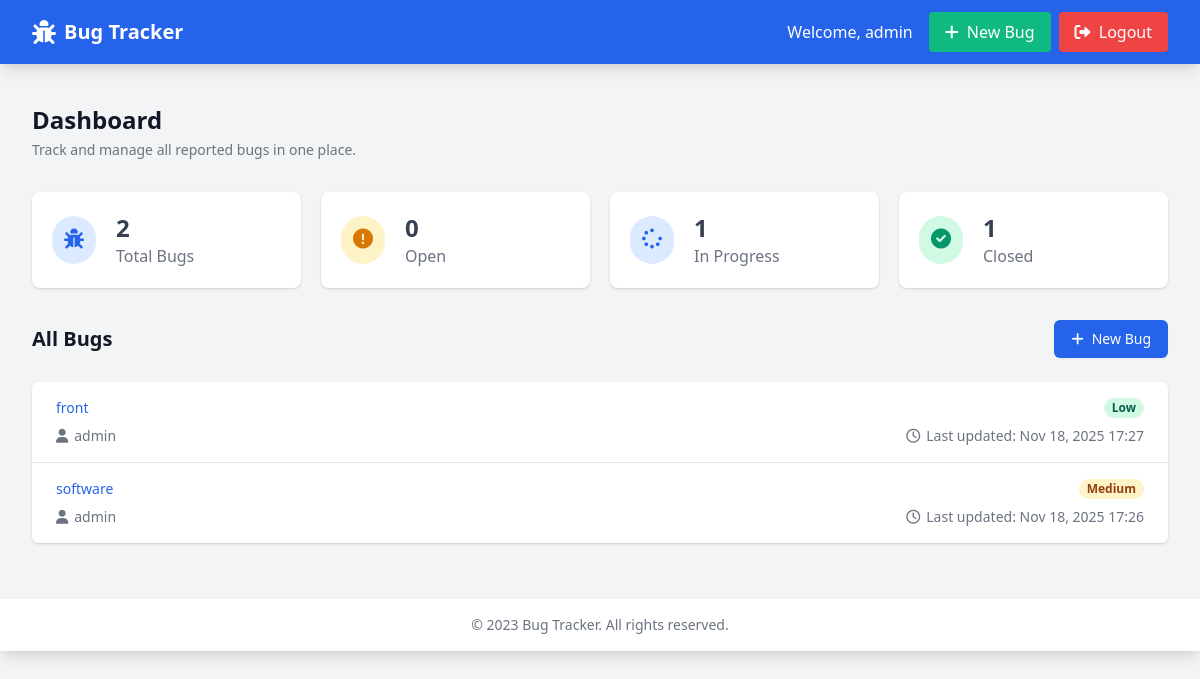
Screenshot of / (signed in) with the database file from the repository.
### app.py (models this page shows, shortened)
class User(UserMixin, db.Model):
    __tablename__ = 'user'
    id = db.Column(db.Integer, primary_key=True)
    username = db.Column(db.String(80), unique=True, nullable=False)
    email = db.Column(db.String(120), unique=True, nullable=False)
    password_hash = db.Column(db.String(200), nullable=False)
    is_admin = db.Column(db.Boolean, default=False)
    reported_bugs = db.relationship('Bug', backref='reporter', lazy=True, foreign_keys='Bug.reporter_id')
    assigned_bugs = db.relationship('Bug', backref='assigned_to', lazy=True, foreign_keys='Bug.assignee_id')

class Bug(db.Model):
    __tablename__ = 'bug'
    id = db.Column(db.Integer, primary_key=True)
    title = db.Column(db.String(100), nullable=False)
    description = db.Column(db.Text, nullable=False)
    status = db.Column(db.String(20), default='Open')
    priority = db.Column(db.String(20), default='Medium')
    created_at = db.Column(db.DateTime, default=datetime.utcnow)
    updated_at = db.Column(db.DateTime, default=datetime.utcnow, onupdate=datetime.utcnow)
    reporter_id = db.Column(db.Integer, db.ForeignKey('user.id'), nullable=False)
    assignee_id = db.Column(db.Integer, db.ForeignKey('user.id'))

### app.py (the view)
@app.route('/')
def index():
    if not current_user.is_authenticated:
        return redirect(url_for('login'))
    status_filter = request.args.get('status', 'all')
    priority_filter = request.args.get('priority', 'all')
    query = Bug.query
    if status_filter != 'all':
        query = query.filter_by(status=status_filter)
    if priority_filter != 'all':
        query = query.filter_by(priority=priority_filter)
    bugs = query.order_by(Bug.updated_at.desc()).all()
    return render_template('index.html',
                         bugs=bugs,
                         current_status=status_filter,
                         current_priority=priority_filter)

### app.py (called while the page is built)
@login_manager.user_loader
def load_user(user_id):
    return User.query.get(int(user_id))

### templates/index.html (shortened to what this page needs)
{% extends 'base.html' %}
{% block content %}
<div class="mb-8">
    <h1 class="text-2xl font-bold text-gray-900">Dashboard</h1>
    <p class="mt-1 text-sm text-gray-500">Track and manage all reported bugs in one place.</p>
</div>
<div class="grid grid-cols-1 gap-5 mt-6 sm:grid-cols-2 lg:grid-cols-4">
    <div class="p-5 bg-white rounded-lg shadow">
        <div class="flex items-center">
            <div class="p-3 rounded-full bg-blue-100 text-blue-600">
                <i class="fas fa-bug text-xl"></i>
            </div>
            <div class="ml-5">
                <h4 class="text-2xl font-semibold text-gray-700">{{ bugs|length }}</h4>
                <div class="text-gray-500">Total Bugs</div>
            </div>
        </div>
    </div>
    <div class="p-5 bg-white rounded-lg shadow">
        <div class="flex items-center">
            <div class="p-3 rounded-full bg-yellow-100 text-yellow-600">
                <i class="fas fa-exclamation-circle text-xl"></i>
            </div>
            <div class="ml-5">
                <h4 class="text-2xl font-semibold text-gray-700">{{ bugs|selectattr('status', 'equalto', 'Open')|list|length }}</h4>
                <div class="text-gray-500">Open</div>
            </div>
        </div>
    </div>
    <div class="p-5 bg-white rounded-lg shadow">
        <div class="flex items-center">
            <div class="p-3 rounded-full bg-blue-100 text-blue-600">
                <i class="fas fa-spinner text-xl"></i>
            </div>
            <div class="ml-5">
                <h4 class="text-2xl font-semibold text-gray-700">{{ bugs|selectattr('status', 'equalto', 'In Progress')|list|length }}</h4>
                <div class="text-gray-500">In Progress</div>
            </div>
        </div>
    </div>
    <div class="p-5 bg-white rounded-lg shadow">
        <div class="flex items-center">
            <div class="p-3 rounded-full bg-green-100 text-green-600">
                <i class="fas fa-check-circle text-xl"></i>
            </div>
            <div class="ml-5">
                <h4 class="text-2xl font-semibold text-gray-700">{{ bugs|selectattr('status', 'equalto', 'Closed')|list|length }}</h4>
                <div class="text-gray-500">Closed</div>
            </div>
        </div>
    </div>
</div>
<div class="flex flex-col mt-8 sm:flex-row sm:items-center sm:justify-between">
    <h2 class="text-xl font-semibold text-gray-900">All Bugs</h2>
    <div class="flex items-center mt-4 space-x-3 sm:mt-0">
        <div class="flex space-x-2">
            <a href="{{ url_for('new_bug') }}" class="inline-flex items-center px-4 py-2 text-sm font-medium text-white bg-blue-600 border border-transparent rounded-md shadow-sm hover:bg-blue-700 focus:outline-none focus:ring-2 focus:ring-offset-2 focus:ring-blue-500">
                <i class="mr-2 fas fa-plus"></i> New Bug
            </a>
        </div>
    </div>
</div>
<div class="mt-6 overflow-hidden bg-white shadow sm:rounded-md">
    <ul class="divide-y divide-gray-200">
        {% if bugs %}
            {% for bug in bugs %}
            <li class="bug-status-{{ bug.status.lower().replace(' ', '-') }}">
                <a href="{{ url_for('view_bug', bug_id=bug.id) }}" class="block hover:bg-gray-50">
                    <div class="px-4 py-4 sm:px-6">
                        <div class="flex items-center justify-between">
                            <p class="text-sm font-medium text-blue-600 truncate">{{ bug.title }}</p>
                            <div class="flex flex-shrink-0 ml-2">
                                <span class="inline-flex px-2 text-xs font-semibold leading-5 rounded-full
                                    {% if bug.priority == 'High' %}bg-red-100 text-red-800
                                    {% elif bug.priority == 'Medium' %}bg-yellow-100 text-yellow-800
                                    {% else %}bg-green-100 text-green-800{% endif %}">
                                    {{ bug.priority }}
                                </span>
                            </div>
                        </div>
                        <div class="mt-2 sm:flex sm:justify-between">
                            <div class="sm:flex">
                                <p class="flex items-center text-sm text-gray-500">
                                    <i class="mr-1.5 fas fa-user"></i>
                                    {{ bug.reporter.username }}
                                </p>
                            </div>
                            <div class="flex items-center mt-2 text-sm text-gray-500 sm:mt-0">
                                <i class="mr-1.5 far fa-clock"></i>
                                <p>Last updated: {{ bug.updated_at.strftime('%b %d, %Y %H:%M') }}</p>
                            </div>
                        </div>
                    </div>
                </a>
            </li>
            {% endfor %}
        {% endif %}
    </ul>
</div>
{% endblock %}

### templates/base.html (shortened to what this page needs)
<!DOCTYPE html>
<html lang="en">
<head>
    <link href="https://cdn.jsdelivr.net/npm/tailwindcss@2.2.19/dist/tailwind.min.css" rel="stylesheet">
    <link href="https://cdnjs.cloudflare.com/ajax/libs/font-awesome/6.0.0-beta3/css/all.min.css" rel="stylesheet">
</head>
<body class="bg-gray-100">
    <nav class="bg-blue-600 text-white shadow-lg">
        <div class="max-w-7xl mx-auto px-4 sm:px-6 lg:px-8">
            <div class="flex justify-between h-16">
                <div class="flex items-center">
                    <a href="{{ url_for('index') }}" class="flex items-center">
                        <i class="fas fa-bug text-2xl mr-2"></i>
                        <span class="text-xl font-bold">Bug Tracker</span>
                    </a>
                </div>
                <div class="flex items-center">
                    {% if current_user.is_authenticated %}
                        <span class="mr-4">Welcome, {{ current_user.username }}</span>
                        <a href="{{ url_for('new_bug') }}" class="bg-green-500 hover:bg-green-600 px-4 py-2 rounded mr-2">
                            <i class="fas fa-plus mr-1"></i> New Bug
                        </a>
                        <a href="{{ url_for('logout') }}" class="bg-red-500 hover:bg-red-600 px-4 py-2 rounded">
                            <i class="fas fa-sign-out-alt mr-1"></i> Logout
                        </a>
                    {% endif %}
                </div>
            </div>
        </div>
    </nav>
    <main class="max-w-7xl mx-auto px-4 sm:px-6 lg:px-8 py-6">
        {% block content %}{% endblock %}
    </main>
    <footer class="bg-white shadow-lg mt-8">
        <div class="max-w-7xl mx-auto py-4 px-4 sm:px-6 lg:px-8 text-center text-gray-500 text-sm">
            &copy; 2023 Bug Tracker. All rights reserved.
        </div>
    </footer>
</body>
</html>

### templates/base.html (style rules this page uses)
.bug-status-in-progress { @apply bg-blue-100 border-l-4 border-blue-500; }
.bug-status-closed { @apply bg-green-100 border-l-4 border-green-500; }

### rows the page displays
User: username "admin"
Bug: title "front", priority "Low", reporter.username "admin", updated_at "Nov 18, 2025 17:27"
Bug: title "software", priority "Medium", reporter.username "admin", updated_at "Nov 18, 2025 17:26"

### other values shown
{{ bugs|length }} "2"
{{ bugs|selectattr('status', 'equalto', 'Open')|list|length }} "0"
{{ bugs|selectattr('status', 'equalto', 'In Progress')|list|length }} "1"
{{ bugs|selectattr('status', 'equalto', 'Closed')|list|length }} "1"
